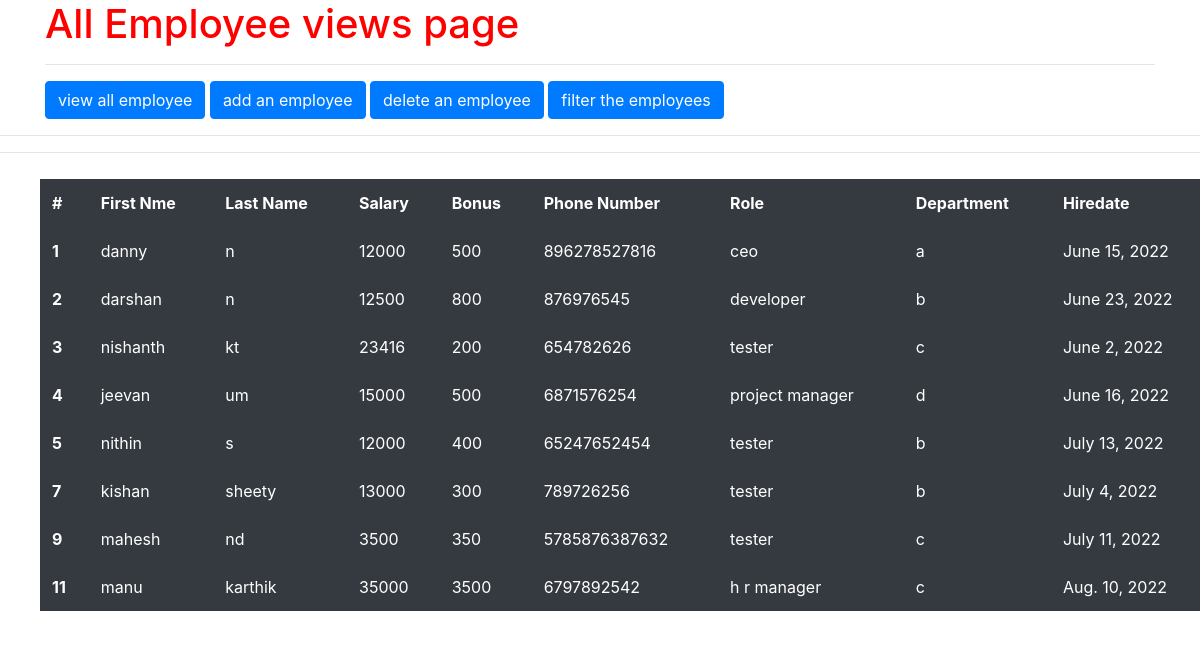
Page /all_emp/ on the committed database.
### empapp/models.py (models this page shows, shortened)
class Employee(models.Model):
    first_name = models.CharField(max_length=100, null=False)
    last_name = models.CharField(max_length=100)
    dept = models.ForeignKey(Department, on_delete=models.CASCADE)
    salary = models.IntegerField(default=0)
    bonus = models.IntegerField(default=0)
    role = models.ForeignKey(Role, on_delete=models.CASCADE)
    phone = models.IntegerField(default=0)
    hire_date = models.DateField()
    def __str__(self):
        return '%s %s %s' %(self.first_name,self.last_name,self.phone)

class Role(models.Model):
    name = models.CharField(max_length=100, null=False)

class Department(models.Model):
    name = models.CharField(max_length=100, null=False)
    locations = models.CharField(max_length=100)

### empapp/views.py (the view)
# urls.py: path('all_emp/', views.all_emp, name = 'all_emp'),
def all_emp(request):
    emps = Employee.objects.all()
    context = {
        'emps': emps
    }
    print(context)
    return render(request, 'all_emp.html', context)

### empapp/templates/all_emp.html (shortened to what this page needs)
<!doctype html>
<html lang="en">
  <head>
    <link rel="stylesheet" href="https://cdn.jsdelivr.net/npm/bootstrap@4.5.3/dist/css/bootstrap.min.css">
  </head>
  <body>
  <div class="container">
    <h1 style="color:red;">All Employee views page</h1>
    <hr>
    <a class="btn btn-primary" href="/all_emp" role="button">view all employee</a>
    <a class="btn btn-primary" href="/add_emp" role="button">add an employee</a>
    <a class="btn btn-primary" href="/del_emp" role="button">delete an employee</a>
    <a class="btn btn-primary" href="/filter_emp" role="button">filter the employees</a>
</div>
  <hr>
  <hr>
    <table class="table table-borderless table-dark">
  <thead>
    <tr>
      <th scope="col">#</th>
      <th scope="col">First Nme</th>
      <th scope="col">Last Name</th>
      <th scope="col">Salary</th>
      <th scope="col">Bonus</th>
      <th scope="col">Phone Number</th>
      <th scope="col">Role</th>
      <th scope="col">Department</th>
      <th scope="col">Hiredate</th>
    </tr>
  </thead>
      {% for emp in emps %}
  <tbody>
    <tr>
      <th scope="row">{{emp.id}}</th>
      <td>{{emp.first_name}}</td>
      <td>{{emp.last_name}}</td>
      <td>{{emp.salary}}</td>
      <td>{{emp.bonus}}</td>
      <td>{{emp.phone}}</td>
      <td>{{emp.role.name}}</td>
      <td>{{emp.dept.name}}</td>
      <td>{{emp.hire_date}}</td>
    </tr>
    {% endfor %}
  </tbody>
</table>
  </body>
</html>

### empapp/templates/all_emp.html (style rules this page uses)
table { margin-left:30px; border: solid 10px; }

### rows in the picture
Employee: id "1", first_name "danny", last_name "n", salary "12000", bonus "500", phone "896278527816", role.name "ceo", dept.name "a", hire_date "June 15, 2022"
Employee: id "2", first_name "darshan", last_name "n", salary "12500", bonus "800", phone "876976545", role.name "developer", dept.name "b", hire_date "June 23, 2022"
Employee: id "3", first_name "nishanth", last_name "kt", salary "23416", bonus "200", phone "654782626", role.name "tester", dept.name "c", hire_date "June 2, 2022"
Employee: id "4", first_name "jeevan", last_name "um", salary "15000", bonus "500", phone "6871576254", role.name "project manager", dept.name "d", hire_date "June 16, 2022"
Employee: id "5", first_name "nithin", last_name "s", salary "12000", bonus "400", phone "65247652454", role.name "tester", dept.name "b", hire_date "July 13, 2022"
Employee: id "7", first_name "kishan", last_name "sheety", salary "13000", bonus "300", phone "789726256", role.name "tester", dept.name "b", hire_date "July 4, 2022"
Employee: id "9", first_name "mahesh", last_name "nd", salary "3500", bonus "350", phone "5785876387632", role.name "tester", dept.name "c", hire_date "July 11, 2022"
Employee: id "11", first_name "manu", last_name "karthik", salary "35000", bonus "3500", phone "6797892542", role.name "h r manager", dept.name "c", hire_date "Aug. 10, 2022"
